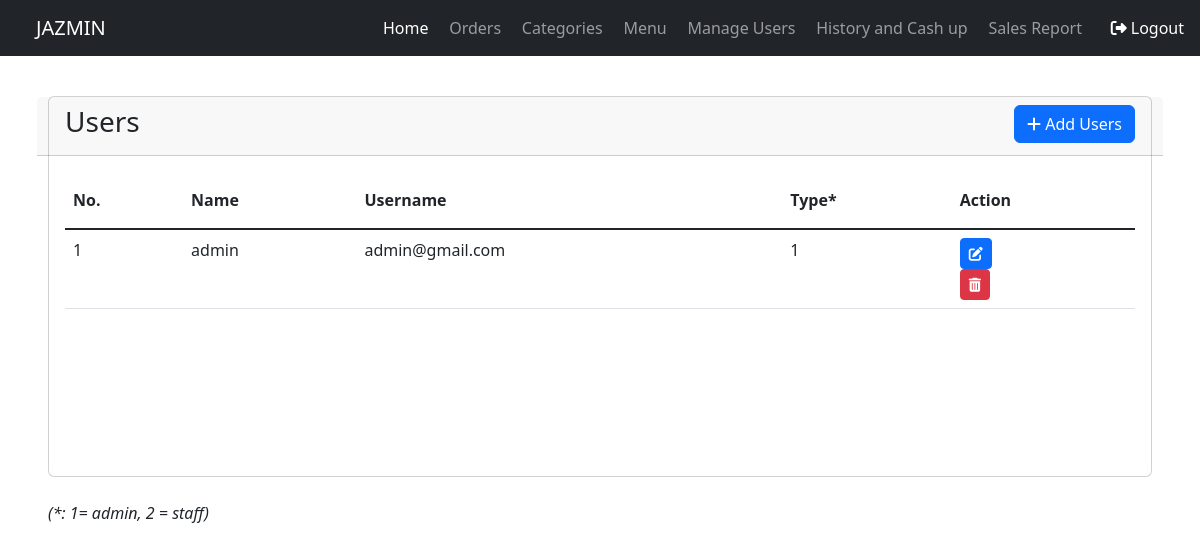
The page /manage_users.php (signed in) on the database its author committed.
### tables this page shows
CREATE TABLE `users` (
  `id` int(30) NOT NULL AUTO_INCREMENT,
  `name` text NOT NULL,
  `username` varchar(200) NOT NULL,
  `password` text NOT NULL,
  `type` tinyint(1) NOT NULL DEFAULT 3 COMMENT '1=Admin,2=Staff',
   PRIMARY KEY (`id`)
);

### manage_users.php (the view, shortened to what this page needs)
<?php
  include("partials/header.php");
  include("partials/sidebar.php");
  include("db_connect.php");
?>
<div class="container-fluid pt-5 px-5 mt-5">
<div class="card">
					<div class="card-header row justify-content-between">
          <div class="col-4"><h3>Users</h3></div>
              <div class="col-5 text-end"><button id="openForm" class="btn btn-primary" type="button" value="NEW">
						<i class="fa fa-plus"></i> Add Users </button></div>
					</div>
					<div class="card-body" style="height:40vh;overflow: scroll;">
						<table class="table table-hover" >
							<thead>
								<tr>
									<th class="py-3">No.</th>
									<th class="py-3">Name</th>
									<th class="py-3">Username</th>
									<th class="py-3">Type*</th>
                  <th class="py-3">Action</th>
								</tr>
							</thead>
              <div id="user_infos">
              <tbody class="table-group-divider">
								<?php
								$i = 1;
								$users = $connect->query("SELECT * FROM users");
								while($row=$users->fetch_assoc()):
								?>
                <tr>
									<td class="text-left"><?php echo $i++ ?></td>
									<td class=""><?php echo $row['name'] ?></td>
									<td><?php echo $row['username'] ?></td>
                  <td><?php echo $row['type'] ?></td>
									<td class="text-left">
                      <button id="openForm" class="btn btn-sm btn-primary" type="button"  value="<?php echo $row['id']?>"><i class="fa-solid fa-pen-to-square"></i></button>
                      <form action="manage_users.php" method="post">
                      <button class="btn btn-sm btn-danger" type="submit" name="del_user_id" value="<?php echo $row['id']?>"><i class="fa fa-trash-alt"></i></button>
                      </form>
                  		</td>
								</tr>
								<?php endwhile; ?>
							</tbody>
                </div>
						</table>
					</div>
				</div>
                  <br>
        <p><em>(*: 1= admin, 2 = staff)</em></p>
</div>
</body>
</html>

### css/style.css (style rules this page uses)
html { height: 100%; }

### rows shown on the page
users: name "admin", username "admin@gmail.com", type "1"
